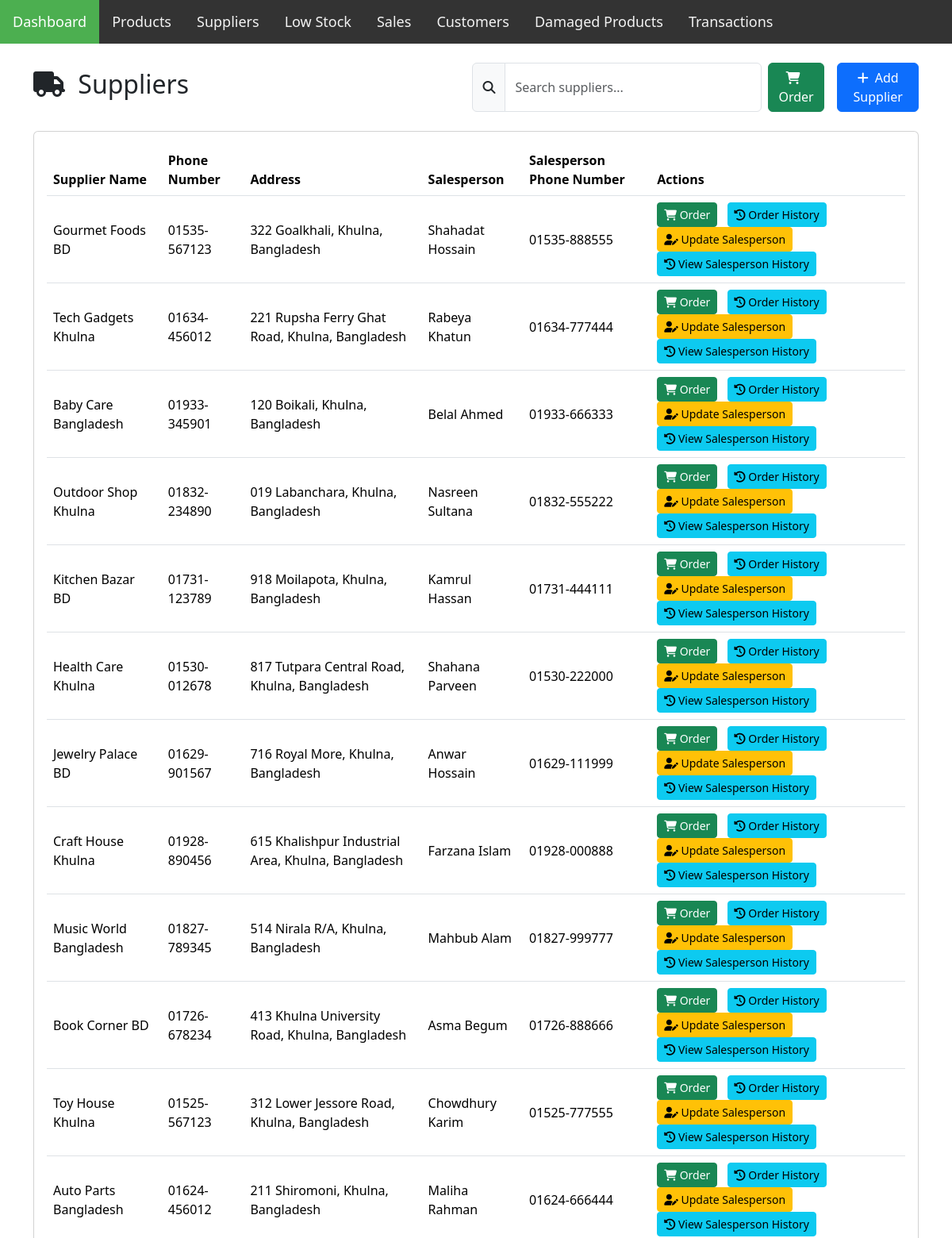
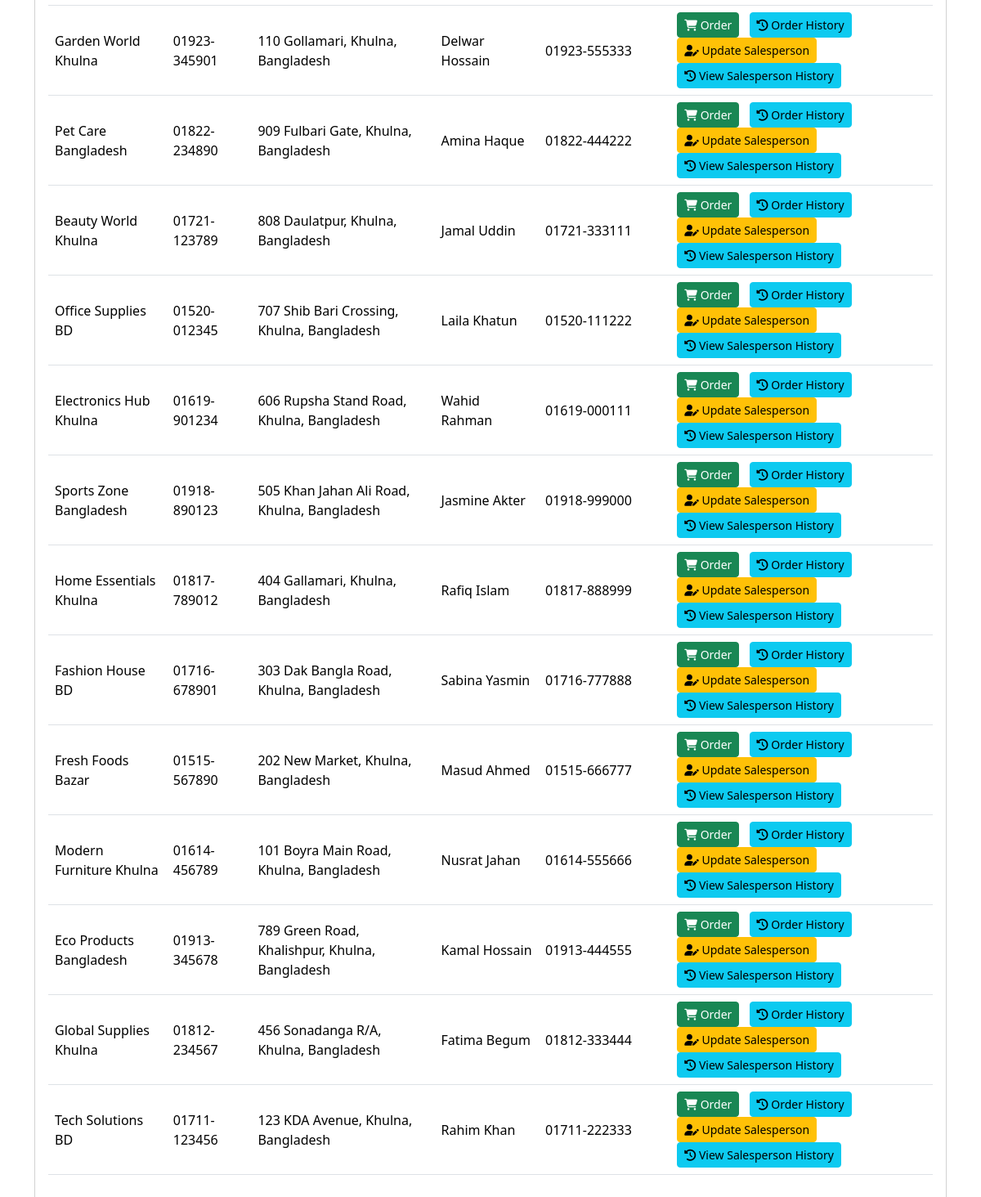
/suppliers.php, run on the app's committed database (2 pictures, top to bottom).
### tables this page shows
CREATE TABLE Salesperson (
    salesperson_id INT PRIMARY KEY AUTO_INCREMENT,
    name VARCHAR(255) NOT NULL,
    phone VARCHAR(20),
    status ENUM('Active', 'Archived') NOT NULL DEFAULT 'Active',
    archived_on DATETIME,
    company_id INT NOT NULL,

    FOREIGN KEY (company_id) REFERENCES Company(company_id) ON DELETE CASCADE
);

CREATE TABLE Company (
    company_id INT PRIMARY KEY AUTO_INCREMENT,
    company_name VARCHAR(255) NOT NULL,
    company_phone_number VARCHAR(20),
    company_address VARCHAR(255)
);

### suppliers.php (the view, shortened to what this page needs)
<?php
$database = new Database();
$db = $database->getConnection();
?>
<!DOCTYPE html>
<html lang="en">
<head>
    <link rel="stylesheet" href="assets/style.css">
    <link rel="stylesheet" href="https://cdnjs.cloudflare.com/ajax/libs/font-awesome/6.7.2/css/all.min.css">
    <link href="https://cdn.jsdelivr.net/npm/bootstrap@5.3.5/dist/css/bootstrap.min.css" rel="stylesheet">
</head>
<body>
    <header class="header">
        <?php include 'assets/navbar.php'; ?>
    </header>
    <main class="container mt-4">
        <div class="d-flex justify-content-between align-items-center mb-4">
            <h2>
                <i class="fas fa-truck me-2"></i>
                Suppliers
            </h2>
            <div class="d-flex gap-2">
                <div class="input-group">
                    <span class="input-group-text"><i class="fas fa-search"></i></span>
                    <input type="text" id="searchInput" class="form-control" placeholder="Search suppliers...">
                </div>
                <button class="btn btn-success me-2" onclick="orderFromSupplier()">
                    <i class="fas fa-shopping-cart me-2"></i>Order
                </button>
                <button class="btn btn-primary" data-bs-toggle="modal" data-bs-target="#addSupplierModal">
                    <i class="fas fa-plus me-2"></i>Add Supplier
                </button>
            </div>
        </div>
        <div class="card">
            <div class="card-body">
                <div class="table-responsive">
                    <table class="table table-hover align-middle">
                        <thead>
                            <tr>
                                <th>Supplier Name</th>
                                <th>Phone Number</th>
                                <th>Address</th>
                                <th>Salesperson</th>
                                <th>Salesperson Phone Number</th>
                                <th>Actions</th>
                            </tr>
                        </thead>
                        <tbody>
                            <?php
                            try {
                                $query = "SELECT
                                            c.company_id,
                                            c.company_name,
                                            c.company_phone_number,
                                            c.company_address,
                                            s.name,
                                            s.phone
                                        FROM
                                            company c
                                        LEFT JOIN
                                            salesperson s ON c.company_id = s.company_id AND s.status = 'Active'
                                        ORDER BY c.company_id DESC;
                                ";
                                $stmt = $db->prepare($query);
                                $stmt->execute();
                                while ($row = $stmt->fetch(PDO::FETCH_ASSOC)) {
                                    ?>
                                    <tr>
                                        <td><?= htmlspecialchars($row['company_name']) ?></td>
                                        <td><?= htmlspecialchars($row['company_phone_number']) ?></td>
                                        <td><?= htmlspecialchars($row['company_address']) ?></td>
                                        <td><?= htmlspecialchars($row['name']) ?></td>
                                        <td><?= htmlspecialchars($row['phone']) ?></td>
                                        <td>
                                            <button class="btn btn-sm btn-success me-2" onclick="orderFromSupplier(<?= $row['company_id'] ?>)">
                                                <i class="fas fa-shopping-cart"></i> Order
                                            </button>
                                            <button class="btn btn-sm btn-info me-2" onclick="viewOrderHistory(<?= $row['company_id'] ?>)">
                                                <i class="fas fa-history"></i> Order History
                                            </button>
                                            <button class="btn btn-sm btn-warning me-2" onclick="updateSalesperson(<?= $row['company_id'] ?>)">
                                                <i class="fas fa-user-edit"></i> Update Salesperson
                                            </button>
                                            <button class="btn btn-sm btn-info" onclick="viewSalespersonHistory(<?= $row['company_id'] ?>)">
                                                <i class="fas fa-history"></i> View Salesperson History
                                            </button>
                                        </td>
                                    </tr>
                                    <?php
                                }
                            } catch(PDOException $e) {
                                echo "<tr><td colspan='7' class='text-center text-danger'>Error loading suppliers</td></tr>";
                            }
                            ?>
                        </tbody>
                    </table>
                </div>
            </div>
        </div>
    </main>
</body>
</html>

### data on the page
salesperson: company.company_name "Gourmet Foods BD", company.company_phone_number "01535-567123", company.company_address "322 Goalkhali, Khulna, Bangladesh", name "Shahadat Hossain", phone "01535-888555"
salesperson: company.company_name "Tech Gadgets Khulna", company.company_phone_number "01634-456012", company.company_address "221 Rupsha Ferry Ghat Road, Khulna, Bangladesh", name "Rabeya Khatun", phone "01634-777444"
salesperson: company.company_name "Baby Care Bangladesh", company.company_phone_number "01933-345901", company.company_address "120 Boikali, Khulna, Bangladesh", name "Belal Ahmed", phone "01933-666333"
salesperson: company.company_name "Outdoor Shop Khulna", company.company_phone_number "01832-234890", company.company_address "019 Labanchara, Khulna, Bangladesh", name "Nasreen Sultana", phone "01832-555222"
salesperson: company.company_name "Kitchen Bazar BD", company.company_phone_number "01731-123789", company.company_address "918 Moilapota, Khulna, Bangladesh", name "Kamrul Hassan", phone "01731-444111"
salesperson: company.company_name "Health Care Khulna", company.company_phone_number "01530-012678", company.company_address "817 Tutpara Central Road, Khulna, Bangladesh", name "Shahana Parveen", phone "01530-222000"
salesperson: company.company_name "Jewelry Palace BD", company.company_phone_number "01629-901567", company.company_address "716 Royal More, Khulna, Bangladesh", name "Anwar Hossain", phone "01629-111999"
salesperson: company.company_name "Craft House Khulna", company.company_phone_number "01928-890456", company.company_address "615 Khalishpur Industrial Area, Khulna, Bangladesh", name "Farzana Islam", phone "01928-000888"
salesperson: company.company_name "Music World Bangladesh", company.company_phone_number "01827-789345", company.company_address "514 Nirala R/A, Khulna, Bangladesh", name "Mahbub Alam", phone "01827-999777"
salesperson: company.company_name "Book Corner BD", company.company_phone_number "01726-678234", company.company_address "413 Khulna University Road, Khulna, Bangladesh", name "Asma Begum", phone "01726-888666"
salesperson: company.company_name "Toy House Khulna", company.company_phone_number "01525-567123", company.company_address "312 Lower Jessore Road, Khulna, Bangladesh", name "Chowdhury Karim", phone "01525-777555"
salesperson: company.company_name "Auto Parts Bangladesh", company.company_phone_number "01624-456012", company.company_address "211 Shiromoni, Khulna, Bangladesh", name "Maliha Rahman", phone "01624-666444"
salesperson: company.company_name "Garden World Khulna", company.company_phone_number "01923-345901", company.company_address "110 Gollamari, Khulna, Bangladesh", name "Delwar Hossain", phone "01923-555333"
salesperson: company.company_name "Pet Care Bangladesh", company.company_phone_number "01822-234890", company.company_address "909 Fulbari Gate, Khulna, Bangladesh", name "Amina Haque", phone "01822-444222"
salesperson: company.company_name "Beauty World Khulna", company.company_phone_number "01721-123789", company.company_address "808 Daulatpur, Khulna, Bangladesh", name "Jamal Uddin", phone "01721-333111"
salesperson: company.company_name "Office Supplies BD", company.company_phone_number "01520-012345", company.company_address "707 Shib Bari Crossing, Khulna, Bangladesh", name "Laila Khatun", phone "01520-111222"
salesperson: company.company_name "Electronics Hub Khulna", company.company_phone_number "01619-901234", company.company_address "606 Rupsha Stand Road, Khulna, Bangladesh", name "Wahid Rahman", phone "01619-000111"
salesperson: company.company_name "Sports Zone Bangladesh", company.company_phone_number "01918-890123", company.company_address "505 Khan Jahan Ali Road, Khulna, Bangladesh", name "Jasmine Akter", phone "01918-999000"
salesperson: company.company_name "Home Essentials Khulna", company.company_phone_number "01817-789012", company.company_address "404 Gallamari, Khulna, Bangladesh", name "Rafiq Islam", phone "01817-888999"
salesperson: company.company_name "Fashion House BD", company.company_phone_number "01716-678901", company.company_address "303 Dak Bangla Road, Khulna, Bangladesh", name "Sabina Yasmin", phone "01716-777888"
salesperson: company.company_name "Fresh Foods Bazar", company.company_phone_number "01515-567890", company.company_address "202 New Market, Khulna, Bangladesh", name "Masud Ahmed", phone "01515-666777"
salesperson: company.company_name "Modern Furniture Khulna", company.company_phone_number "01614-456789", company.company_address "101 Boyra Main Road, Khulna, Bangladesh", name "Nusrat Jahan", phone "01614-555666"
salesperson: company.company_name "Eco Products Bangladesh", company.company_phone_number "01913-345678", company.company_address "789 Green Road, Khalishpur, Khulna, Bangladesh", name "Kamal Hossain", phone "01913-444555"
salesperson: company.company_name "Global Supplies Khulna", company.company_phone_number "01812-234567", company.company_address "456 Sonadanga R/A, Khulna, Bangladesh", name "Fatima Begum", phone "01812-333444"
salesperson: company.company_name "Tech Solutions BD", company.company_phone_number "01711-123456", company.company_address "123 KDA Avenue, Khulna, Bangladesh", name "Rahim Khan", phone "01711-222333"
